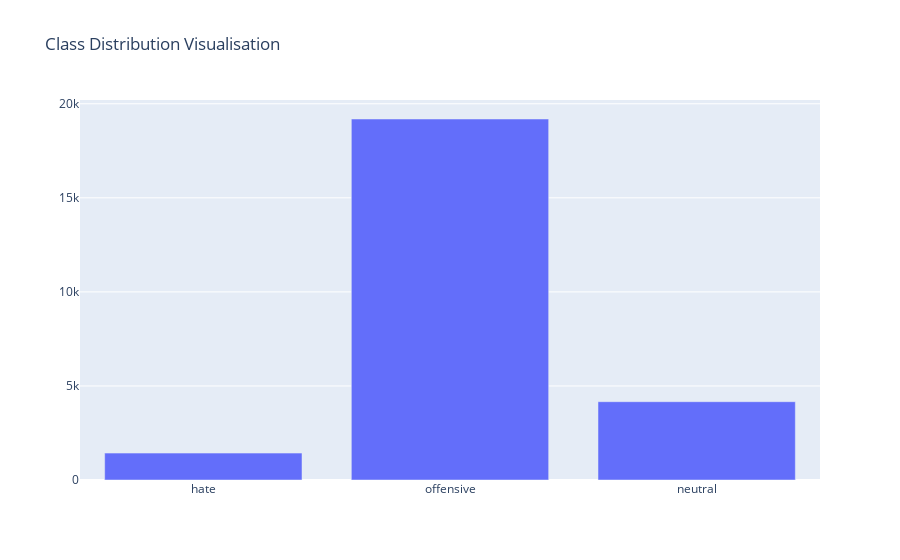

Notebook source saved alongside this figure:
### Code cell
dist = [graph_objs.Bar(
    x=['hate','offensive','neutral'],
    y=[hate, offensive, neutral],
)]
plotly.offline.iplot({'data': dist, 'layout': graph_objs.Layout(title='Class Distribution Visualisation')})

### Figure 1 — Plotly figure (JSON) as saved in the notebook; plotly's stock layout.template omitted (floating-point values rounded to 4 significant figures)
{"data": [{"type": "bar", "x": ["hate", "offensive", "neutral"], "y": [1430, 19190, 4163]}], "layout": {"title": {"text": "Class Distribution Visualisation"}}}
